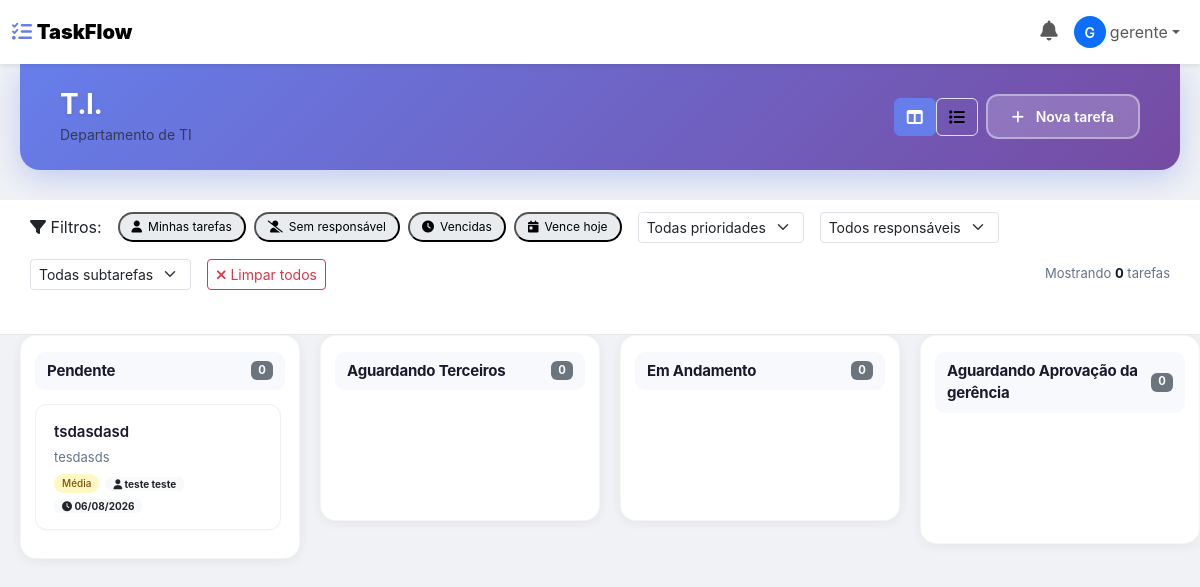
The page /board/1/?open_task=36 (signed in) on the database its author committed.
### main/models.py (models this page shows, shortened)
class User(AbstractUser):
    TIPOS = (
        ("admin", "Administrador"),
        ("gerente", "Gerente"),
        ("usuario", "Usuário"),
    )
    tipo = models.CharField(
        max_length=20,
        choices=TIPOS,
        default="usuario"
    )
    workspace = models.ForeignKey(
        "Workspace",
        on_delete=models.SET_NULL,
        null=True,
        blank=True,
        related_name="usuarios"
    )

class Board(models.Model):
    workspace = models.ForeignKey(
        Workspace,
        on_delete=models.CASCADE,
        related_name="boards"
    )
    nome = models.CharField(
        max_length=100
    )
    descricao = models.TextField(
        blank=True
    )
    privado = models.BooleanField(
        default=False
    )
    criado_em = models.DateTimeField(
        auto_now_add=True
    )

class Status(models.Model):
    workflow = models.ForeignKey(
        Workflow,
        on_delete=models.CASCADE,
        related_name="status"
    )
    nome = models.CharField(
        max_length=100
    )
    ordem = models.PositiveIntegerField(
        default=0
    )
    cor = models.CharField(
        max_length=20,
        default="#000000"
    )
    class Meta:
        ordering = [
            "ordem"
        ]

class Task(models.Model):
    PRIORIDADES = (
        ("baixa", "Baixa"),
        ("media", "Média"),
        ("alta", "Alta"),
        ("urgente", "Urgente"),
    )
    permite_edicao_usuario = models.BooleanField(
        default=True,
        verbose_name="Permitir edição por usuários",
        help_text="Permite que usuários comuns editem esta tarefa"
    )
    board = models.ForeignKey(
        Board,
        on_delete=models.CASCADE,
        related_name="tarefas"
    )
    workflow = models.ForeignKey(
        Workflow,
        on_delete=models.PROTECT,
        related_name="tarefas"
    )
    titulo = models.CharField(
        max_length=200
    )
    descricao = models.TextField(
        blank=True
    )
    prioridade = models.CharField(
        max_length=20,
        choices=PRIORIDADES,
        default="media"
    )
    status = models.ForeignKey(
        Status,
        on_delete=models.PROTECT,
        related_name="tasks"
    )
    responsavel = models.ForeignKey(
        User,
        on_delete=models.SET_NULL,
        null=True,
        blank=True,
        related_name="tarefas_responsaveis"
    )
    criado_por = models.ForeignKey(
        User,
        on_delete=models.SET_NULL,
        null=True,
        blank=True,
        related_name="tarefas_criadas"
    )
    atualizado_por = models.ForeignKey(
        User,
        on_delete=models.SET_NULL,
        null=True,
        blank=True,
        related_name="tarefas_atualizadas"
    )
    ordem = models.PositiveIntegerField(
        default=0
    )
    data_entrega = models.DateField(
        null=True,
        blank=True
    )
    criado_em = models.DateTimeField(
        auto_now_add=True
    )
    atualizado_em = models.DateTimeField(
        auto_now=True
    )
    class Meta:
        ordering = ["ordem"]

### main/views.py (the view)
# urls.py: path("board/<int:board_id>/", board_view, name="board"),
@login_required
@board_access_required
def board_view(request, board_id):
    board = get_object_or_404(Board, id=board_id)
    usuario = request.user
    if not check_permission_user_board(usuario, board):
        messages.error(request, "Você não tem permissão para acessar este setor.")
        return redirect("home")
    status_list = Status.objects.filter(
        workflow__board=board
    ).order_by("ordem").prefetch_related(
        "tasks__subtasks",
        "tasks__comments",
        "tasks__history"
    )
    membros_ids = BoardMember.objects.filter(
        board=board
    ).values_list('usuario_id', flat=True)
    usuarios_board = User.objects.filter(
        id__in=membros_ids,
        workspace=usuario.workspace,
        is_active=True
    ).order_by('first_name', 'last_name')
    if usuario not in usuarios_board:
        usuarios_board = usuarios_board | User.objects.filter(id=usuario.id)
    usuarios = User.objects.filter(
        workspace=request.user.workspace,
        is_active=True
    )
    from datetime import date, timedelta
    today = date.today()
    today_plus_3 = today + timedelta(days=3)
    open_task_id = request.GET.get('open_task')
    return render(
        request,
        "board.html",
        {
            "board": board,
            "status_list": status_list,
            "usuarios": usuarios,
            "usuarios_board": usuarios_board,
            "user_tipo": usuario.tipo,
            "today": today,
            "today_plus_3": today_plus_3,
            "open_task_id": open_task_id,
        }
    )

### main/templates/board.html (shortened to what this page needs)
{% load static %}
<!DOCTYPE html>
<html lang="pt-br">
<head>
    <link href="https://cdn.jsdelivr.net/npm/bootstrap@5.3.3/dist/css/bootstrap.min.css" rel="stylesheet">
    <link rel="stylesheet" href="https://cdnjs.cloudflare.com/ajax/libs/font-awesome/6.4.0/css/all.min.css">
    <link rel="stylesheet" href="https://cdnjs.cloudflare.com/ajax/libs/at.js/1.5.4/css/jquery.atwho.min.css">
    <link rel="stylesheet" href="{% static 'css/board.css' %}">
</head>
<body>
    {% include 'navbar.html' %}
    <div class="board-header d-flex justify-content-between align-items-center">
        <div>
            <h2 class="mb-0">{{ board.nome }}</h2>
            <small class="text-muted">{{ board.descricao|default:"Sem descrição" }}</small>
        </div>
        <div class="d-flex gap-2 align-items-center">
            <div class="btn-group" role="group">
                <button type="button" class="view-toggle-btn active" data-view="kanban" title="Visualização Kanban">
                    <i class="fas fa-columns"></i>
                </button>
                <button type="button" class="view-toggle-btn" data-view="list" title="Visualização em Lista">
                    <i class="fas fa-list"></i>
                </button>
            </div>
            <button class="btn btn-primary" data-bs-toggle="modal" data-bs-target="#addTaskModal">
                <i class="fas fa-plus"></i> Nova tarefa
            </button>
        </div>
    </div>
    <div class="filters-section" id="filtersSection">
        <div class="d-flex flex-wrap align-items-center gap-3">
            <label><i class="fas fa-filter"></i> Filtros:</label>
            <div class="quick-filter-group">
                <button class="filter-badge" data-filter="mine" onclick="toggleFilter('mine')">
                    <i class="fas fa-user"></i> Minhas tarefas
                </button>
                <button class="filter-badge" data-filter="unassigned" onclick="toggleFilter('unassigned')">
                    <i class="fas fa-user-slash"></i> Sem responsável
                </button>
                <button class="filter-badge" data-filter="overdue" onclick="toggleFilter('overdue')">
                    <i class="fas fa-clock"></i> Vencidas
                </button>
                <button class="filter-badge" data-filter="today" onclick="toggleFilter('today')">
                    <i class="fas fa-calendar-day"></i> Vence hoje
                </button>
            </div>
            <select id="filterPriority" class="form-select form-select-sm" style="width: auto;">
                <option value="all">Todas prioridades</option>
            </select>
            <select id="filterResponsavel" class="form-select form-select-sm" style="width: auto;">
                <option value="all">Todos responsáveis</option>
            </select>
            <select id="filterSubtasks" class="form-select form-select-sm" style="width: auto;">
                <option value="all">Todas subtarefas</option>
            </select>
            <button class="btn btn-sm btn-outline-danger" onclick="clearAllFilters()">
                <i class="fas fa-times"></i> Limpar todos
            </button>
            <span class="filter-stats" id="filterStats">
                Mostrando <strong id="visibleCount">0</strong> tarefas
            </span>
        </div>
    </div>
    <div class="kanban-container" id="kanbanContainer">
        {% for status in status_list %}
        <div class="kanban-column" data-status="{{ status.id }}" data-status-name="{{ status.nome }}">
            <div class="column-title">
                {{ status.nome }}
                <span class="badge bg-secondary" id="count-{{ status.id }}">0</span>
            </div>
            <div class="tasks" id="tasks-{{ status.id }}" data-status="{{ status.id }}">
                {% for task in status.tasks.all|dictsortreversed:"criado_em" %}
                <div class="task-card"
                     data-task-id="{{ task.id }}"
                     data-prioridade="{{ task.prioridade }}"
                     data-responsavel="{{ task.responsavel.id|default:'unassigned' }}"
                     data-data-entrega="{{ task.data_entrega|date:'Y-m-d'|default:'' }}"
                     data-criado-em="{{ task.criado_em|date:'Y-m-d H:i:s' }}"
                     data-status="{{ status.id }}"
                     draggable="true"
                     onclick="openTaskModal({{ task.id }})">
                    <h4>{{ task.titulo }}</h4>
                    {% if task.descricao %}
                    <div class="task-description">{{ task.descricao|truncatechars:60 }}</div>
                    {% endif %}
                    <div class="task-meta">
                        <span class="priority-badge priority-{{ task.prioridade }}">
                            {{ task.get_prioridade_display }}
                        </span>
                        {% if task.responsavel %}
                        <span class="badge bg-light text-dark">
                            <i class="fas fa-user"></i> {{ task.responsavel.get_full_name|default:task.responsavel.username }}
                        </span>
                        {% endif %}
                        <span class="badge bg-light text-dark" title="Criado em">
                            <i class="fas fa-clock"></i> {{ task.criado_em|date:"d/m/Y" }}
                        </span>
                    </div>
                </div>
                {% endfor %}
            </div>
        </div>
        {% endfor %}
    </div>
</body>
</html>

### main/templates/navbar.html (shortened to what this page needs)
<nav class="navbar navbar-expand-lg navbar-light bg-white shadow-sm">
    <div class="container-fluid">
        <a class="navbar-brand fw-bold" href="{% url 'home' %}">
            <i class="fas fa-tasks" style="color: #667eea;"></i>
            <strong>TaskFlow</strong>
        </a>
        <div class="collapse navbar-collapse" id="navbarNav">
            <ul class="navbar-nav ms-auto align-items-center">
                <li class="nav-item dropdown" id="notificacoes-dropdown">
                    <a class="nav-link position-relative" href="#" role="button" data-bs-toggle="dropdown" aria-expanded="false" id="sino-notificacoes">
                        <i class="fas fa-bell" style="font-size: 20px;"></i>
                    </a>
                </li>
                <li class="nav-item dropdown">
                    <a class="nav-link dropdown-toggle d-flex align-items-center" href="#" role="button" data-bs-toggle="dropdown">
                        {% if user.avatar %}
                        <img src="{{ user.avatar.url }}" alt="Avatar" class="rounded-circle me-1" style="width: 32px; height: 32px; object-fit: cover;">
                        {% else %}
                        <div class="rounded-circle bg-primary text-white d-inline-flex align-items-center justify-content-center me-1" style="width: 32px; height: 32px; font-size: 14px; font-weight: 600;">
                            {{ user.first_name|first|default:user.username|first|upper }}
                        </div>
                        {% endif %}
                        <span class="d-none d-md-inline">
                            {{ user.first_name|default:user.username }}
                        </span>
                    </a>
                </li>
            </ul>
        </div>
    </div>
</nav>

### static/css/board.css (style rules this page uses)
* { box-sizing: border-box; }
body { background: #f0f2f5; font-family: 'Inter', -apple-system, BlinkMacSystemFont, 'Segoe UI', Roboto, sans-serif; margin: 0; padding: 0; }
.board-header { background: linear-gradient(135deg, #667eea 0%, #764ba2 100%); padding: 24px 40px; border-radius: 0 0 20px 20px; margin: 0 20px 30px 20px; box-shadow: 0 8px 32px rgba(102, 126, 234, 0.35); display: flex; justify-content: space-between; align-items: center; flex-wrap: wrap; gap: 15px; }
.board-header h2 { color: #ffffff; font-size: 28px; font-weight: 700; margin: 0; letter-spacing: -0.5px; text-shadow: 0 2px 4px rgba(0, 0, 0, 0.1); }
.board-header .btn-primary { background: rgba(255, 255, 255, 0.2); border: 2px solid rgba(255, 255, 255, 0.4); color: #fff; padding: 10px 24px; border-radius: 12px; font-weight: 600; font-size: 14px; transition: all 0.3s ease; backdrop-filter: blur(10px); }
.board-header .btn-primary i { margin-right: 8px; }
.kanban-container { display: flex; gap: 20px; padding: 0 20px 30px 20px; overflow-x: auto; min-height: calc(100vh - 200px); align-items: flex-start; }
.kanban-column { flex: 0 0 320px; min-width: 280px; max-width: 380px; background: #ffffff; border-radius: 16px; padding: 16px 14px; box-shadow: 0 2px 12px rgba(0, 0, 0, 0.06); border: 1px solid rgba(0, 0, 0, 0.04); transition: all 0.3s ease; max-height: calc(100vh - 200px); display: flex; flex-direction: column; }
.column-title { font-size: 15px; font-weight: 700; color: #1a1a2e; padding: 8px 12px; margin-bottom: 14px; border-radius: 10px; display: flex; justify-content: space-between; align-items: center; background: #f8f9fc; letter-spacing: -0.2px; flex-shrink: 0; }
.tasks { flex: 1; overflow-y: auto; padding-right: 4px; min-height: 100px; max-height: calc(100vh - 280px); }
.task-card { background: #ffffff; border-radius: 12px; padding: 16px 18px; margin-bottom: 12px; border: 1px solid #eef0f5; cursor: grab; transition: all 0.25s ease; position: relative; box-shadow: 0 1px 3px rgba(0, 0, 0, 0.03); }
.task-card h4 { font-size: 15px; font-weight: 600; color: #1a1a2e; margin: 0 0 6px 0; line-height: 1.4; display: -webkit-box; -webkit-line-clamp: 2; -webkit-box-orient: vertical; overflow: hidden; }
.task-card .task-description { font-size: 13px; color: #64748b; margin: 0 0 8px 0; line-height: 1.4; display: -webkit-box; -webkit-line-clamp: 2; -webkit-box-orient: vertical; overflow: hidden; }
.task-card .task-meta { display: flex; flex-wrap: wrap; align-items: center; gap: 6px; font-size: 12px; color: #64748b; margin-top: 4px; }
.task-card .task-meta .badge { font-size: 10px; padding: 2px 8px; }
.priority-badge { font-size: 10px; padding: 2px 8px; border-radius: 12px; font-weight: 500; }
.priority-media { background: #fef9c3; color: #854d0e; }
.filters-section { background: white; padding: 12px 30px; border-bottom: 1px solid #e5e7eb; display: flex; flex-wrap: wrap; align-items: center; gap: 12px; }
.filters-section .filter-stats { font-size: 13px; color: #64748b; margin-left: auto; }
.filters-section .filter-stats strong { color: #0f172a; }
@media (max-width: 1200px) { .kanban-column { flex: 0 0 280px; min-width: 260px; } }

### main/templates/board.html (style rules this page uses)
body { background: #f0f2f5; }
.kanban-container { display: flex; }
.filter-badge { display: inline-flex; align-items: center; gap: 6px; background: #e9ecef; padding: 4px 12px; border-radius: 20px; font-size: 12px; cursor: pointer; transition: all 0.2s; }
.view-toggle-btn { background: none; border: 1px solid #dee2e6; padding: 6px 12px; border-radius: 6px; cursor: pointer; transition: all 0.2s; }
.view-toggle-btn.active { background: #667eea; color: white; border-color: #667eea; }
.quick-filter-group { display: flex; gap: 8px; flex-wrap: wrap; align-items: center; }

### rows shown on the page
User: first_name|first "G", first_name "gerente"
Board: nome "T.I.", descricao "Departamento de TI"
Status: nome "Pendente"
Task: titulo "tsdasdasd", descricao "tesdasds", prioridade "Média", responsavel.get_full_name "teste teste", criado_em "06/08/2026"
Status: nome "Aguardando Terceiros"
Status: nome "Em Andamento"
Status: nome "Aguardando Aprovação da gerência"
